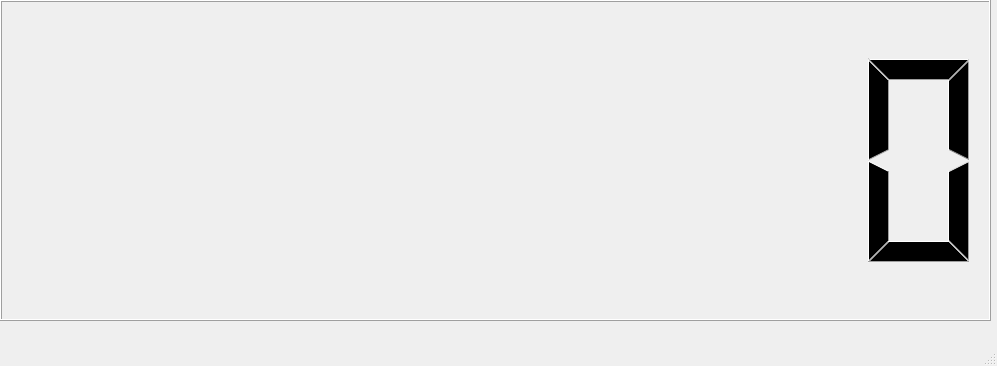
<?xml version="1.0" encoding="UTF-8"?>
<ui version="4.0">
 <class>MainWindow</class>
 <widget class="QMainWindow" name="MainWindow">
  <property name="geometry">
   <rect>
    <x>0</x>
    <y>0</y>
    <width>997</width>
    <height>366</height>
   </rect>
  </property>
  <property name="windowTitle">
   <string>MainWindow</string>
  </property>
  <widget class="QWidget" name="centralwidget">
   <widget class="QLCDNumber" name="lcdNumber">
    <property name="geometry">
     <rect>
      <x>0</x>
      <y>0</y>
      <width>991</width>
      <height>321</height>
     </rect>
    </property>
    <property name="styleSheet">
     <string notr="true"/>
    </property>
    <property name="smallDecimalPoint">
     <bool>false</bool>
    </property>
    <property name="digitCount">
     <number>8</number>
    </property>
   </widget>
  </widget>
  <widget class="QStatusBar" name="statusbar"/>
  <widget class="QMenuBar" name="menubar">
   <property name="geometry">
    <rect>
     <x>0</x>
     <y>0</y>
     <width>997</width>
     <height>22</height>
    </rect>
   </property>
  </widget>
 </widget>
 <resources/>
 <connections/>
</ui>
